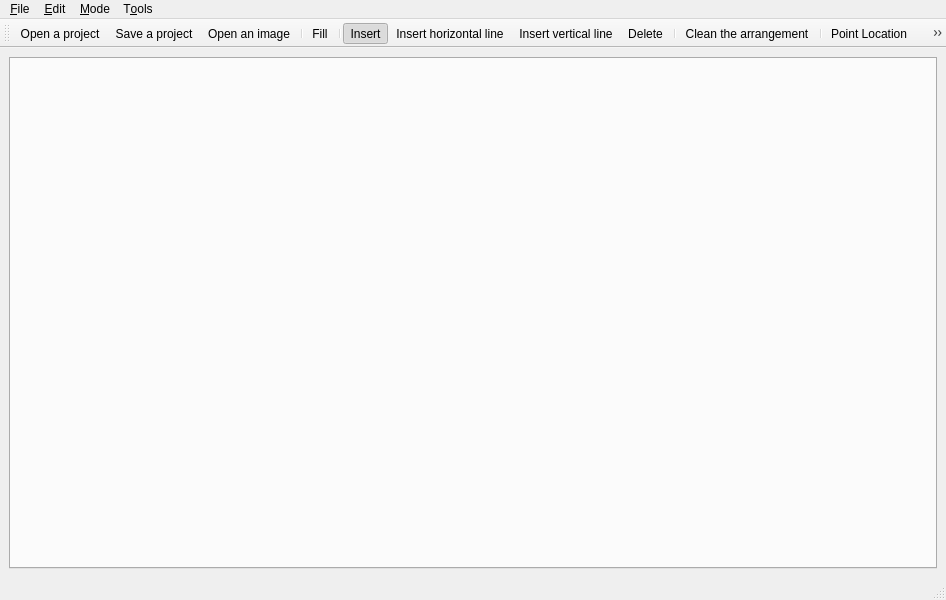
<?xml version="1.0" encoding="UTF-8"?>
<ui version="4.0">
 <class>QLabellingArrangementWindow</class>
 <widget class="QMainWindow" name="QLabellingArrangementWindow">
  <property name="geometry">
   <rect>
    <x>0</x>
    <y>0</y>
    <width>946</width>
    <height>600</height>
   </rect>
  </property>
  <property name="windowTitle">
   <string>QLabellingArrangement</string>
  </property>
  <property name="windowIcon">
   <iconset resource="../rc/QLabellingArrangementWindow.qrc">
    <normaloff>:/QLabelling/Arrangement_2.png</normaloff>:/QLabelling/Arrangement_2.png</iconset>
  </property>
  <widget class="QWidget" name="centralwidget">
   <layout class="QGridLayout" name="gridLayout">
    <item row="0" column="0">
     <widget class="QTabWidget" name="tabWidget">
      <property name="currentIndex">
       <number>-1</number>
      </property>
     </widget>
    </item>
   </layout>
  </widget>
  <widget class="QStatusBar" name="statusbar"/>
  <widget class="QToolBar" name="toolBar">
   <property name="windowTitle">
    <string>toolBar</string>
   </property>
   <attribute name="toolBarArea">
    <enum>TopToolBarArea</enum>
   </attribute>
   <attribute name="toolBarBreak">
    <bool>false</bool>
   </attribute>
   <addaction name="actionOpenProject"/>
   <addaction name="actionSaveProject"/>
   <addaction name="actionOpenImage"/>
   <addaction name="separator"/>
   <addaction name="actionFill"/>
   <addaction name="separator"/>
   <addaction name="actionInsert"/>
   <addaction name="actionInsert_horizontal_line"/>
   <addaction name="actionInsert_vertical_line"/>
   <addaction name="actionDelete"/>
   <addaction name="separator"/>
   <addaction name="actionClean"/>
   <addaction name="separator"/>
   <addaction name="actionPointLocation"/>
   <addaction name="actionMerge"/>
   <addaction name="actionSplit"/>
   <addaction name="separator"/>
   <addaction name="actionDrag"/>
   <addaction name="actionZoomIn"/>
   <addaction name="actionZoomOut"/>
   <addaction name="separator"/>
   <addaction name="actionSnapMode"/>
   <addaction name="actionGridSnapMode"/>
  </widget>
  <widget class="QMenuBar" name="menubar">
   <property name="geometry">
    <rect>
     <x>0</x>
     <y>0</y>
     <width>946</width>
     <height>21</height>
    </rect>
   </property>
   <widget class="QMenu" name="menu_File">
    <property name="title">
     <string>&amp;File</string>
    </property>
    <addaction name="actionNewTab"/>
    <addaction name="actionCloseTab"/>
    <addaction name="separator"/>
    <addaction name="actionOpenProject"/>
    <addaction name="actionSaveProject"/>
    <addaction name="actionOpenImage"/>
    <addaction name="actionOpen"/>
    <addaction name="actionSaveAs"/>
    <addaction name="separator"/>
    <addaction name="actionQuit"/>
   </widget>
   <widget class="QMenu" name="menuMode">
    <property name="title">
     <string>&amp;Mode</string>
    </property>
    <addaction name="actionDrag"/>
    <addaction name="actionInsert"/>
    <addaction name="actionInsert_horizontal_line"/>
    <addaction name="actionInsert_vertical_line"/>
    <addaction name="actionDelete"/>
    <addaction name="actionPointLocation"/>
    <addaction name="actionMerge"/>
    <addaction name="actionSplit"/>
    <addaction name="actionFill"/>
   </widget>
   <widget class="QMenu" name="menu_Edit">
    <property name="title">
     <string>&amp;Edit</string>
    </property>
    <addaction name="actionSnapMode"/>
    <addaction name="actionGridSnapMode"/>
    <addaction name="separator"/>
    <addaction name="actionShowGrid"/>
    <addaction name="separator"/>
    <addaction name="actionPreferences"/>
   </widget>
   <widget class="QMenu" name="menuT_ools">
    <property name="title">
     <string>T&amp;ools</string>
    </property>
    <addaction name="actionOverlay"/>
    <addaction name="actionClean"/>
   </widget>
   <addaction name="menu_File"/>
   <addaction name="menu_Edit"/>
   <addaction name="menuMode"/>
   <addaction name="menuT_ools"/>
  </widget>
  <action name="actionQuit">
   <property name="icon">
    <iconset resource="../rc/QLabellingArrangementWindow.qrc">
     <normaloff>:/process-stop.png</normaloff>:/process-stop.png</iconset>
   </property>
   <property name="text">
    <string>&amp;Quit</string>
   </property>
  </action>
  <action name="actionInsert">
   <property name="checkable">
    <bool>true</bool>
   </property>
   <property name="checked">
    <bool>true</bool>
   </property>
   <property name="icon">
    <iconset resource="../rc/QLabellingArrangementWindow.qrc">
     <normaloff>:/icons/demo_insert.xpm</normaloff>:/icons/demo_insert.xpm</iconset>
   </property>
   <property name="text">
    <string>&amp;Insert</string>
   </property>
  </action>
  <action name="actionDelete">
   <property name="checkable">
    <bool>true</bool>
   </property>
   <property name="icon">
    <iconset resource="../rc/QLabellingArrangementWindow.qrc">
     <normaloff>:/icons/demo_delete.xpm</normaloff>:/icons/demo_delete.xpm</iconset>
   </property>
   <property name="text">
    <string>&amp;Delete</string>
   </property>
  </action>
  <action name="actionDrag">
   <property name="checkable">
    <bool>true</bool>
   </property>
   <property name="icon">
    <iconset resource="../rc/QLabellingArrangementWindow.qrc">
     <normaloff>:/icons/hand.xpm</normaloff>:/icons/hand.xpm</iconset>
   </property>
   <property name="text">
    <string>Drag</string>
   </property>
  </action>
  <action name="actionPointLocation">
   <property name="checkable">
    <bool>true</bool>
   </property>
   <property name="icon">
    <iconset resource="../rc/QLabellingArrangementWindow.qrc">
     <normaloff>:/icons/demo_pointlocation.xpm</normaloff>:/icons/demo_pointlocation.xpm</iconset>
   </property>
   <property name="text">
    <string>Point Location</string>
   </property>
  </action>
  <action name="actionMerge">
   <property name="checkable">
    <bool>true</bool>
   </property>
   <property name="icon">
    <iconset resource="../rc/QLabellingArrangementWindow.qrc">
     <normaloff>:/icons/demo_merge.xpm</normaloff>:/icons/demo_merge.xpm</iconset>
   </property>
   <property name="text">
    <string>Merge</string>
   </property>
  </action>
  <action name="actionSplit">
   <property name="checkable">
    <bool>true</bool>
   </property>
   <property name="icon">
    <iconset resource="../rc/QLabellingArrangementWindow.qrc">
     <normaloff>:/icons/demo_split.xpm</normaloff>:/icons/demo_split.xpm</iconset>
   </property>
   <property name="text">
    <string>Split</string>
   </property>
  </action>
  <action name="actionFill">
   <property name="checkable">
    <bool>true</bool>
   </property>
   <property name="icon">
    <iconset resource="../rc/QLabellingArrangementWindow.qrc">
     <normaloff>:/icons/demo_fill.xpm</normaloff>:/icons/demo_fill.xpm</iconset>
   </property>
   <property name="text">
    <string>Fill</string>
   </property>
  </action>
  <action name="actionSnapMode">
   <property name="checkable">
    <bool>true</bool>
   </property>
   <property name="icon">
    <iconset resource="../rc/QLabellingArrangementWindow.qrc">
     <normaloff>:/icons/demo_snapvertex.xpm</normaloff>:/icons/demo_snapvertex.xpm</iconset>
   </property>
   <property name="text">
    <string>Enable snapping</string>
   </property>
  </action>
  <action name="actionGridSnapMode">
   <property name="checkable">
    <bool>true</bool>
   </property>
   <property name="icon">
    <iconset resource="../rc/QLabellingArrangementWindow.qrc">
     <normaloff>:/icons/demo_snapgrid.xpm</normaloff>:/icons/demo_snapgrid.xpm</iconset>
   </property>
   <property name="text">
    <string>Snap to grid</string>
   </property>
  </action>
  <action name="actionSegment">
   <property name="text">
    <string>Segment</string>
   </property>
  </action>
  <action name="actionPolyline">
   <property name="text">
    <string>Polyline</string>
   </property>
  </action>
  <action name="actionNewTab">
   <property name="icon">
    <iconset resource="../rc/QLabellingArrangementWindow.qrc">
     <normaloff>:/new_tab.png</normaloff>:/new_tab.png</iconset>
   </property>
   <property name="text">
    <string>New tab</string>
   </property>
   <property name="shortcut">
    <string>Ctrl+N</string>
   </property>
  </action>
  <action name="actionOverlay">
   <property name="icon">
    <iconset resource="../rc/QLabellingArrangementWindow.qrc">
     <normaloff>:/icons/arrangement_overlay.png</normaloff>:/icons/arrangement_overlay.png</iconset>
   </property>
   <property name="text">
    <string>&amp;Overlay...</string>
   </property>
  </action>
  <action name="actionClean">
   <property name="icon">
    <iconset resource="../rc/QLabellingArrangementWindow.qrc">
     <normaloff>:/QLabelling/edit-clear.png</normaloff>:/QLabelling/edit-clear.png</iconset>
   </property>
   <property name="text">
    <string>&amp;Clean the arrangement</string>
   </property>
  </action>
  <action name="actionPreferences">
   <property name="icon">
    <iconset resource="../rc/QLabellingArrangementWindow.qrc">
     <normaloff>:/options.png</normaloff>:/options.png</iconset>
   </property>
   <property name="text">
    <string>&amp;Preferences...</string>
   </property>
  </action>
  <action name="actionShowGrid">
   <property name="checkable">
    <bool>true</bool>
   </property>
   <property name="text">
    <string>Show &amp;grid</string>
   </property>
  </action>
  <action name="actionCloseTab">
   <property name="icon">
    <iconset resource="../rc/QLabellingArrangementWindow.qrc">
     <normaloff>:/close_tab.png</normaloff>:/close_tab.png</iconset>
   </property>
   <property name="text">
    <string>Close Tab</string>
   </property>
   <property name="shortcut">
    <string>Ctrl+W</string>
   </property>
  </action>
  <action name="actionSaveAs">
   <property name="icon">
    <iconset resource="../rc/QLabellingArrangementWindow.qrc">
     <normaloff>:/document-save.png</normaloff>:/document-save.png</iconset>
   </property>
   <property name="text">
    <string>Save arrangement as...</string>
   </property>
   <property name="shortcut">
    <string>Ctrl+S</string>
   </property>
  </action>
  <action name="actionOpen">
   <property name="icon">
    <iconset resource="../rc/QLabellingArrangementWindow.qrc">
     <normaloff>:/QLabelling/Arrangement_2.png</normaloff>:/QLabelling/Arrangement_2.png</iconset>
   </property>
   <property name="text">
    <string>Open an arrangement...</string>
   </property>
   <property name="iconText">
    <string>Open</string>
   </property>
   <property name="shortcut">
    <string>Ctrl+O</string>
   </property>
  </action>
  <action name="actionZoomIn">
   <property name="icon">
    <iconset resource="../rc/QLabellingArrangementWindow.qrc">
     <normaloff>:/icons/demo_zoomin.xpm</normaloff>:/icons/demo_zoomin.xpm</iconset>
   </property>
   <property name="text">
    <string>Zoom In</string>
   </property>
  </action>
  <action name="actionZoomOut">
   <property name="icon">
    <iconset resource="../rc/QLabellingArrangementWindow.qrc">
     <normaloff>:/icons/demo_zoomout.xpm</normaloff>:/icons/demo_zoomout.xpm</iconset>
   </property>
   <property name="text">
    <string>Zoom Out</string>
   </property>
  </action>
  <action name="actionOpenImage">
   <property name="icon">
    <iconset resource="../rc/QLabellingArrangementWindow.qrc">
     <normaloff>:/image.png</normaloff>:/image.png</iconset>
   </property>
   <property name="text">
    <string>Open an image</string>
   </property>
  </action>
  <action name="actionInsert_horizontal_line">
   <property name="checkable">
    <bool>true</bool>
   </property>
   <property name="icon">
    <iconset resource="../rc/QLabellingArrangementWindow.qrc">
     <normaloff>:/horizontal-insert.png</normaloff>:/horizontal-insert.png</iconset>
   </property>
   <property name="text">
    <string>Insert horizontal line</string>
   </property>
  </action>
  <action name="actionInsert_vertical_line">
   <property name="checkable">
    <bool>true</bool>
   </property>
   <property name="icon">
    <iconset resource="../rc/QLabellingArrangementWindow.qrc">
     <normaloff>:/vertical-insert.png</normaloff>:/vertical-insert.png</iconset>
   </property>
   <property name="text">
    <string>Insert vertical line</string>
   </property>
  </action>
  <action name="actionSaveProject">
   <property name="icon">
    <iconset resource="../rc/QLabellingArrangementWindow.qrc">
     <normaloff>:/document-save.png</normaloff>:/document-save.png</iconset>
   </property>
   <property name="text">
    <string>Save a project</string>
   </property>
  </action>
  <action name="actionOpenProject">
   <property name="icon">
    <iconset resource="../rc/QLabellingArrangementWindow.qrc">
     <normaloff>:/document-open.png</normaloff>:/document-open.png</iconset>
   </property>
   <property name="text">
    <string>Open a project</string>
   </property>
  </action>
 </widget>
 <resources>
  <include location="../rc/QLabellingArrangementWindow.qrc"/>
 </resources>
 <connections/>
</ui>
